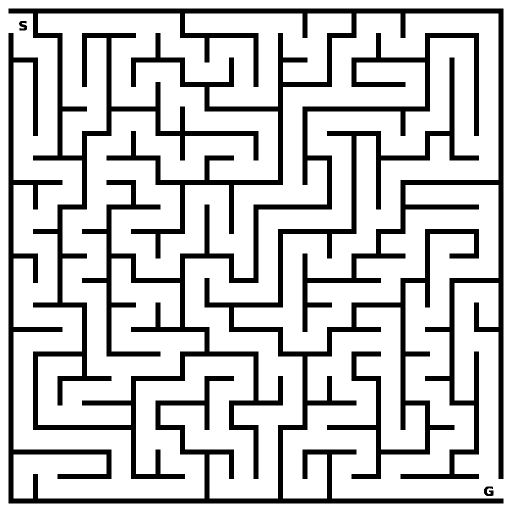
#> input picture img/maze.png, 1024 x 1024 px (shown at 1/2 size)
$ python main.py
#> lines starting #> are read from the running program, lines starting #| are printed output that depends on the picture; after the words box and inside, x2 and y2 are one past the last pixel; in counts of white or black regions, pixels touching at a corner belong together
import cv2
from collections import deque

# ============================================================
# 1. LOAD IMAGE
# ============================================================

image = cv2.imread("img/maze.png")
#> image is the input picture: shape (1024, 1024, 3); 79.4% white; 4 black regions, box (x1, y1, x2, y2) and area: (17, 17, 1007, 958) 137790, (17, 66, 1007, 1007) 77520, (968, 973, 987, 992) 241, (38, 42, 54, 61) 210

if image is None:
    print("ERROR: Could not load img/maze.png")
    exit()

# ============================================================
# 2. GRAYSCALE + THRESHOLD
# ============================================================

gray = cv2.cvtColor(image, cv2.COLOR_BGR2GRAY)

_, binary = cv2.threshold(
    gray,
    128,
    255,
    cv2.THRESH_BINARY
)

# ============================================================
# 3. DETECT MAZE BOUNDARY
# ============================================================

black_pixels = binary < 128

ys, xs = black_pixels.nonzero()

maze_x1 = xs.min()
#> maze_x1 = 17
maze_x2 = xs.max()
#> maze_x2 = 1006

maze_y1 = ys.min()
#> maze_y1 = 17
maze_y2 = ys.max()
#> maze_y2 = 1006

print("Maze boundary:")
print("X:", maze_x1, "to", maze_x2)
#| X: 17 to 1006
print("Y:", maze_y1, "to", maze_y2)
#| Y: 17 to 1006

# ============================================================
# 4. MAZE CONFIGURATION
# ============================================================

GRID_ROWS = 20
GRID_COLS = 20

maze_width = maze_x2 - maze_x1 + 1
#> maze_width = 990
maze_height = maze_y2 - maze_y1 + 1
#> maze_height = 990

cell_width = maze_width / GRID_COLS
#> cell_width = 49.5
cell_height = maze_height / GRID_ROWS
#> cell_height = 49.5

print("Maze size:", maze_width, "x", maze_height)
#| Maze size: 990 x 990
print("Cell size:", cell_width, "x", cell_height)
#| Cell size: 49.5 x 49.5

# ============================================================
# 5. CELL CENTER
# ============================================================

def cell_center(row, col):

    x = int(
        maze_x1 +
        (col + 0.5) * cell_width
    )

    y = int(
        maze_y1 +
        (row + 0.5) * cell_height
    )

    return x, y


# ============================================================
# 6. CHECK DOORWAY BETWEEN CELLS
# ============================================================

def doorway_is_open(row1, col1, row2, col2):

    x1, y1 = cell_center(row1, col1)
    x2, y2 = cell_center(row2, col2)

    # --------------------------------------------------------
    # Moving horizontally
    # --------------------------------------------------------

    if row1 == row2:

        boundary_x = int(
            maze_x1 +
            max(col1, col2) * cell_width
        )

        center_y = y1

        # Check a small rectangle around the doorway
        x_start = max(0, boundary_x - 4)
        x_end = min(binary.shape[1], boundary_x + 5)

        y_start = max(0, center_y - 10)
        y_end = min(binary.shape[0], center_y + 11)

        region = binary[
            y_start:y_end,
            x_start:x_end
        ]

    # --------------------------------------------------------
    # Moving vertically
    # --------------------------------------------------------

    else:

        boundary_y = int(
            maze_y1 +
            max(row1, row2) * cell_height
        )

        center_x = x1

        x_start = max(0, center_x - 10)
        x_end = min(binary.shape[1], center_x + 11)

        y_start = max(0, boundary_y - 4)
        y_end = min(binary.shape[0], boundary_y + 5)

        region = binary[
            y_start:y_end,
            x_start:x_end
        ]

    # --------------------------------------------------------
    # Calculate white percentage
    # --------------------------------------------------------

    white_ratio = float(
        (region == 255).mean()
    )

    # Debug information
    return white_ratio > 0.45


# ============================================================
# 7. BUILD GRAPH
# ============================================================

graph = {}

for row in range(GRID_ROWS):

    for col in range(GRID_COLS):

        current = (row, col)

        graph[current] = []

        # ----------------------------------------------------
        # RIGHT
        # ----------------------------------------------------

        if col < GRID_COLS - 1:

            if doorway_is_open(
                row,
                col,
                row,
                col + 1
            ):

                graph[current].append(
                    (row, col + 1)
                )

        # ----------------------------------------------------
        # LEFT
        # ----------------------------------------------------

        if col > 0:

            if doorway_is_open(
                row,
                col,
                row,
                col - 1
            ):

                graph[current].append(
                    (row, col - 1)
                )

        # ----------------------------------------------------
        # DOWN
        # ----------------------------------------------------

        if row < GRID_ROWS - 1:

            if doorway_is_open(
                row,
                col,
                row + 1,
                col
            ):

                graph[current].append(
                    (row + 1, col)
                )

        # ----------------------------------------------------
        # UP
        # ----------------------------------------------------

        if row > 0:

            if doorway_is_open(
                row,
                col,
                row - 1,
                col
            ):

                graph[current].append(
                    (row - 1, col)
                )
#> this loop made 20 passes


# ============================================================
# 8. START + GOAL
# ============================================================

start = (0, 0)
goal = (19, 19)

print()
print("Start:", start)
#| Start: (0, 0)
print("Goal:", goal)


# ============================================================
# 9. GRAPH DEBUG
# ============================================================

print()
print("=" * 40)
print("GRAPH DEBUG")
print("=" * 40)

print("Start neighbors:", graph[start])
#| Start neighbors: [(1, 0)]
print("Goal neighbors:", graph[goal])

# ============================================================
# 10. BFS
# ============================================================

def bfs(graph, start, goal):

#> called with start = (0, 0), goal = (19, 19)
    queue = deque()

    queue.append(start)

    visited = set()

    visited.add(start)

    parent = {}

    parent[start] = None

    while queue:

        current = queue.popleft()

        # Goal reached
        if current == goal:
            break

        for neighbor in graph[current]:

            if neighbor not in visited:

                visited.add(neighbor)

                parent[neighbor] = current

                queue.append(neighbor)

    # --------------------------------------------------------
    # Goal unreachable
    # --------------------------------------------------------

    if goal not in parent:

        return None

    # --------------------------------------------------------
    # Reconstruct path
    # --------------------------------------------------------

    path = []

    current = goal

    while current is not None:

        path.append(current)

        current = parent[current]

    path.reverse()

    return path


# ============================================================
# 11. SOLVE
# ============================================================

path = bfs(
    graph,
    start,
    goal
)

if path is None:

    print()
    print("NO PATH FOUND!")

else:

    print()
    print("=" * 40)
    print("PATH FOUND!")
    print("=" * 40)

    print("Path length:", len(path))
#| Path length: 159

    print()
    print("Path:")

    for cell in path:

        print(cell)
#> this loop made 159 passes
#> cell on passes 1 to 3: (0, 0), (1, 0), (1, 1)
#| (0, 0)
#| (1, 0)
#| (1, 1)
#| (2, 1)
#| (3, 1)
#| (4, 1)
#| (5, 1)
#| (5, 0)
#> (further printed lines are left out)


# ============================================================
# 12. DRAW SOLUTION
# ============================================================

result = image.copy()

if path is not None:

    points = []

    for row, col in path:

        x, y = cell_center(row, col)

        points.append(
            (x, y)
        )
#> this loop made 159 passes

    # --------------------------------------------------------
    # Draw path
    # --------------------------------------------------------

    for i in range(len(points) - 1):

        cv2.line(
            result,
            points[i],
            points[i + 1],
            (0, 0, 255),
            5
        )
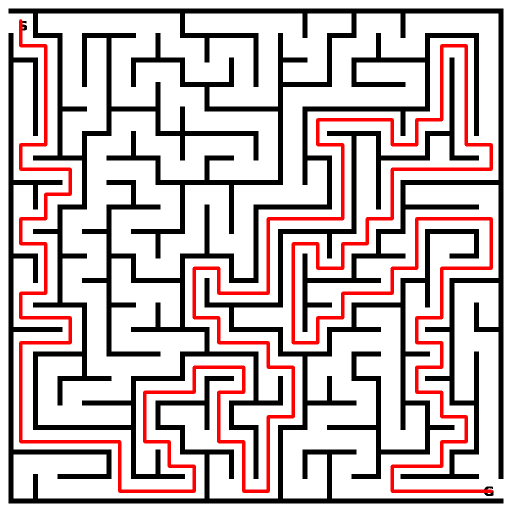
#> result: shape (1024, 1024, 3) (shown at 1/2 size); 5.18% of pixels changed, all inside (x1, y1, x2, y2) = (38, 38, 986, 986)

    # --------------------------------------------------------
    # START
    # --------------------------------------------------------

    sx, sy = cell_center(*start)

    cv2.circle(
        result,
        (sx, sy),
        8,
        (255, 0, 0),
        -1
    )
#> result: shape (1024, 1024, 3); 0.02% of pixels changed, all inside (x1, y1, x2, y2) = (33, 33, 50, 50)

    # --------------------------------------------------------
    # GOAL
    # --------------------------------------------------------

    gx, gy = cell_center(*goal)

    cv2.circle(
        result,
        (gx, gy),
        8,
        (0, 255, 0),
        -1
    )
#> result: shape (1024, 1024, 3); mean B, G, R 189.4, 189.4, 202.5


# ============================================================
# 13. RESIZE FOR DISPLAY
# ============================================================

display_width = 600
display_height = 600

small_result = cv2.resize(
    result,
    (display_width, display_height)
)
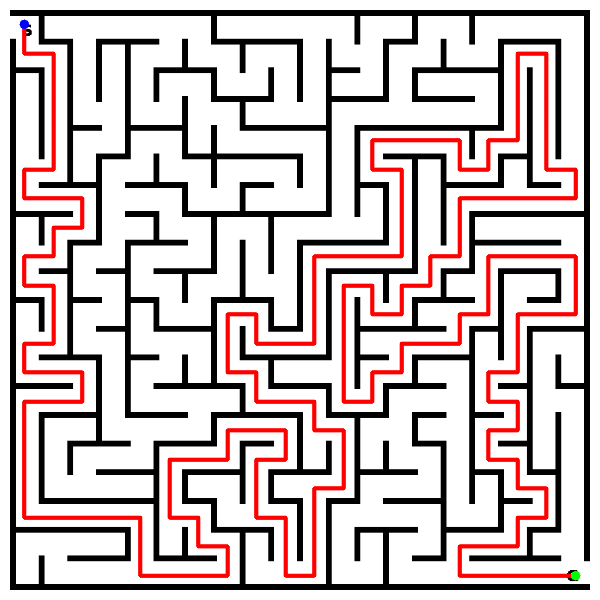
#> small_result: shape (600, 600, 3); mean B, G, R 189, 189, 202.4


# ============================================================
# 14. DISPLAY
# ============================================================

cv2.imshow(
    "BFS Maze Solution",
    small_result
)

cv2.waitKey(0)

cv2.destroyAllWindows()
